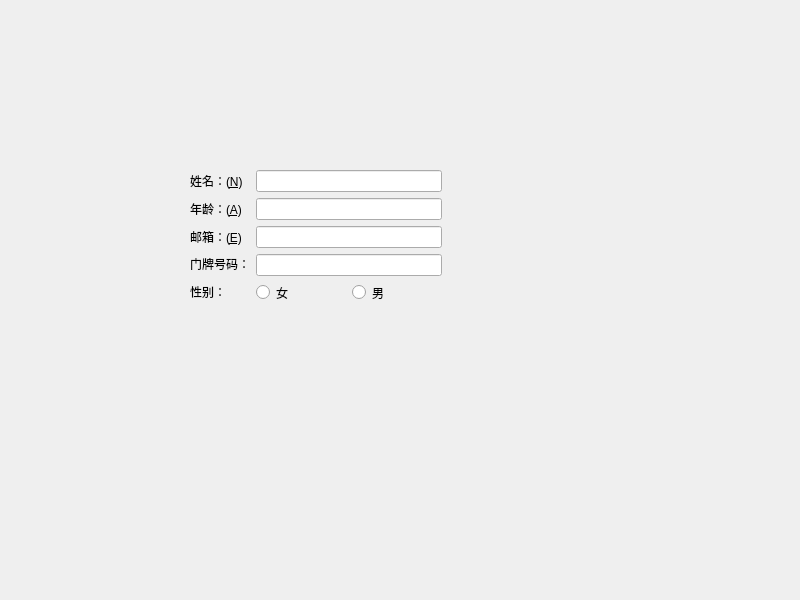
<?xml version="1.0" encoding="UTF-8"?>
<ui version="4.0">
 <class>TestLayout</class>
 <widget class="QWidget" name="TestLayout">
  <property name="geometry">
   <rect>
    <x>0</x>
    <y>0</y>
    <width>800</width>
    <height>600</height>
   </rect>
  </property>
  <property name="windowTitle">
   <string>TestLayout</string>
  </property>
  <widget class="QWidget" name="layoutWidget">
   <property name="geometry">
    <rect>
     <x>190</x>
     <y>170</y>
     <width>252</width>
     <height>133</height>
    </rect>
   </property>
   <layout class="QHBoxLayout" name="horizontalLayout_2">
    <item>
     <layout class="QVBoxLayout" name="verticalLayout">
      <item>
       <widget class="QLabel" name="namelabel">
        <property name="text">
         <string>姓名：(&amp;N)</string>
        </property>
        <property name="buddy">
         <cstring>namelE</cstring>
        </property>
       </widget>
      </item>
      <item>
       <widget class="QLabel" name="agelabel">
        <property name="text">
         <string>年龄：(&amp;A)</string>
        </property>
        <property name="buddy">
         <cstring>agelE</cstring>
        </property>
       </widget>
      </item>
      <item>
       <widget class="QLabel" name="emilelabel">
        <property name="text">
         <string>邮箱：(&amp;E)</string>
        </property>
        <property name="buddy">
         <cstring>emilelE</cstring>
        </property>
       </widget>
      </item>
      <item>
       <widget class="QLabel" name="label_4">
        <property name="text">
         <string>门牌号码：</string>
        </property>
       </widget>
      </item>
      <item>
       <widget class="QLabel" name="label_5">
        <property name="text">
         <string>性别：</string>
        </property>
       </widget>
      </item>
     </layout>
    </item>
    <item>
     <layout class="QVBoxLayout" name="verticalLayout_2">
      <item>
       <widget class="QLineEdit" name="namelE"/>
      </item>
      <item>
       <widget class="QLineEdit" name="agelE"/>
      </item>
      <item>
       <widget class="QLineEdit" name="emilelE"/>
      </item>
      <item>
       <widget class="QLineEdit" name="lineEdit_4"/>
      </item>
      <item>
       <layout class="QHBoxLayout" name="horizontalLayout">
        <item>
         <widget class="QRadioButton" name="radioButton_2">
          <property name="text">
           <string>女</string>
          </property>
         </widget>
        </item>
        <item>
         <widget class="QRadioButton" name="radioButton">
          <property name="text">
           <string>男</string>
          </property>
         </widget>
        </item>
       </layout>
      </item>
     </layout>
    </item>
   </layout>
  </widget>
 </widget>
 <resources/>
 <connections/>
</ui>
